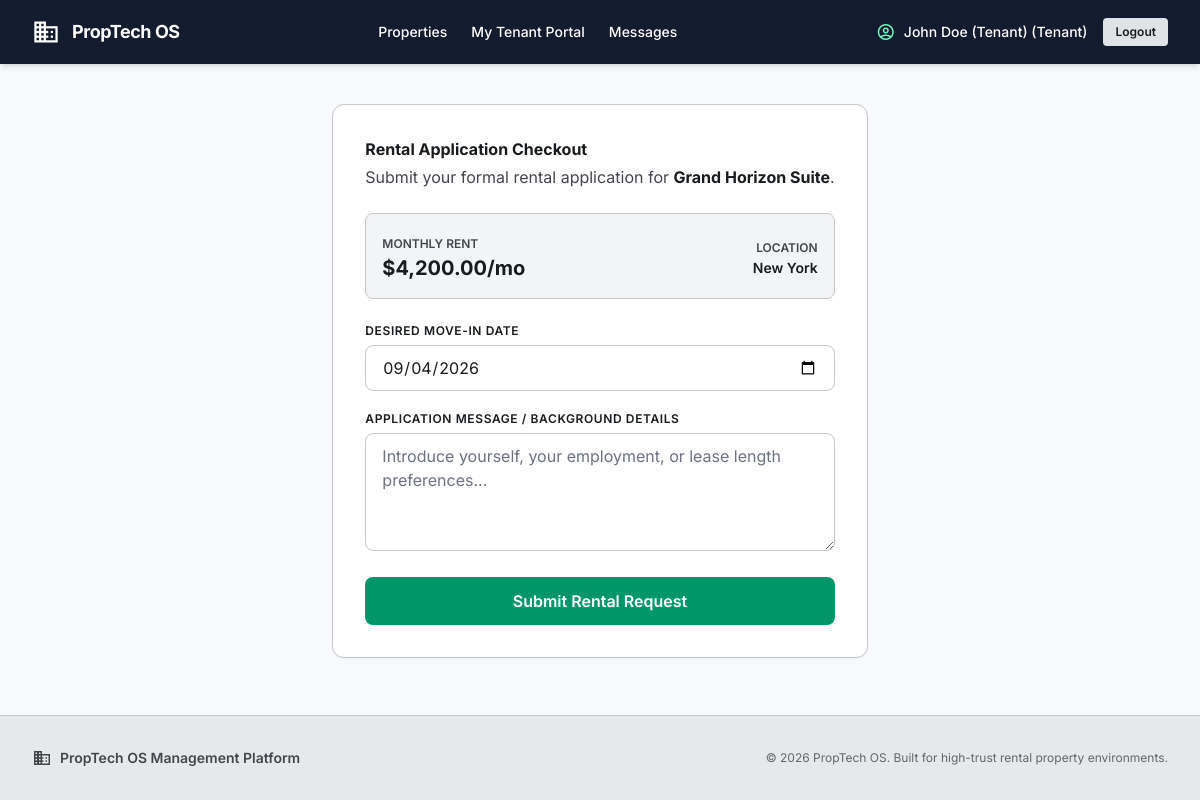
/rentals/apply/2 (signed in), run on the app's committed database.
### tables this page shows
CREATE TABLE properties (
    property_id         BIGINT UNSIGNED AUTO_INCREMENT PRIMARY KEY,
    owner_id            BIGINT UNSIGNED NOT NULL,
    title               VARCHAR(160) NOT NULL,
    description         TEXT,
    address_line        VARCHAR(255) NOT NULL,
    city                VARCHAR(100) NOT NULL,
    price_per_month     DECIMAL(12,2) NOT NULL CHECK (price_per_month >= 0),
    bedrooms            SMALLINT,
    bathrooms           SMALLINT,
    area_sqft           DECIMAL(10,2),
    availability_status ENUM('available','pending','rented') NOT NULL DEFAULT 'available',
    is_approved         BOOLEAN NOT NULL DEFAULT FALSE,
    is_verified         BOOLEAN NOT NULL DEFAULT FALSE,
    created_at          TIMESTAMP NOT NULL DEFAULT CURRENT_TIMESTAMP,
    updated_at          TIMESTAMP NOT NULL DEFAULT CURRENT_TIMESTAMP
                                    ON UPDATE CURRENT_TIMESTAMP,
    CONSTRAINT fk_properties_owner FOREIGN KEY (owner_id) REFERENCES users(user_id) ON DELETE RESTRICT,
    INDEX idx_properties_owner (owner_id),
    INDEX idx_properties_status (availability_status),
    INDEX idx_properties_city (city)
);

### public/index.php (called while the page is built, shortened)
<?php
spl_autoload_register(function ($class) {
    $paths = [
        __DIR__ . '/../core/' . $class . '.php',
        __DIR__ . '/../models/' . $class . '.php',
        __DIR__ . '/../controllers/' . $class . '.php',
    ];
    foreach ($paths as $path) {
        if (file_exists($path)) {
            return;
        }
    }
});
$router = new Router();
$router->add('GET', '/', 'PropertyController@index');
$router->add('GET', '/property/:id', 'PropertyController@detail');
$router->add('GET', '/login', 'AuthController@showLogin');
$router->add('POST', '/login', 'AuthController@processLogin');
$router->add('GET', '/register', 'AuthController@showRegister');
$router->add('POST', '/register', 'AuthController@processRegister');
$router->add('POST', '/logout', 'AuthController@logout');
$router->add('GET', '/forgot-password', 'AuthController@showForgotPassword');
$router->add('POST', '/forgot-password', 'AuthController@processForgotPassword');
$router->add('GET', '/reset-password', 'AuthController@showResetPassword');
$router->add('POST', '/reset-password', 'AuthController@processResetPassword');
$router->add('GET', '/tenant/dashboard', 'RentalController@tenantDashboard');
$router->add('GET', '/rentals/apply/:id', 'RentalController@showApplicationForm');
$router->add('POST', '/rentals/apply', 'RentalController@processRequest');
$router->add('POST', '/reviews/submit', 'ReviewController@processSubmit');
$router->add('GET', '/owner/dashboard', 'RentalController@ownerDashboard');
$router->add('GET', '/properties/create', 'PropertyController@showCreateForm');
$router->add('POST', '/properties/create', 'PropertyController@processCreate');
$router->add('POST', '/properties/toggle-status', 'PropertyController@toggleAvailability');
$router->add('POST', '/rentals/decision', 'RentalController@processDecision');
$router->add('POST', '/reviews/reply', 'ReviewController@processReply');
$router->add('GET', '/broker/dashboard', 'BrokerController@dashboard');
$router->add('POST', '/broker/visits/schedule', 'BrokerController@scheduleVisit');
$router->add('POST', '/broker/visits/status', 'BrokerController@updateVisitStatus');
$router->add('GET', '/admin/users', 'AdminController@users');
$router->add('POST', '/admin/users/status', 'AdminController@toggleUserStatus');
$router->add('POST', '/admin/properties/approve', 'AdminController@approveProperty');
$router->add('POST', '/admin/properties/assign-broker', 'AdminController@assignBroker');
$router->add('POST', '/admin/complaints/resolve', 'AdminController@resolveComplaint');
$router->add('GET', '/messages', 'MessageController@index');
$router->add('POST', '/messages/send', 'MessageController@send');
$router->add('POST', '/notifications/read', 'NotificationController@markAsRead');
$router->dispatch($_SERVER['REQUEST_METHOD'], $_SERVER['REQUEST_URI']);

### config/config.php (called while the page is built)
<?php
$local = __DIR__ . '/config.local.php';
$env   = file_exists($local) ? require $local : [];
return [
    'db' => [
        'host' => $env['DB_HOST'] ?? getenv('DB_HOST') ?: '127.0.0.1',
        'port' => $env['DB_PORT'] ?? getenv('DB_PORT') ?: 3306,
        'name' => $env['DB_NAME'] ?? getenv('DB_NAME') ?: 'defaultdb',
        'user' => $env['DB_USER'] ?? getenv('DB_USER') ?: 'root',
        'pass' => $env['DB_PASS'] ?? getenv('DB_PASS') ?: '',
        'ssl_ca' => $env['DB_SSL_CA'] ?? getenv('DB_SSL_CA') ?: null,
    ],
];

### core/Database.php (called while the page is built, shortened)
<?php
class Database {
    private static ?PDO $instance = null;
    public static function getInstance(): PDO {
        if (self::$instance === null) {
            $config = require __DIR__ . '/../config/config.php';
            $db = $config['db'];
            $options = [
                PDO::ATTR_ERRMODE => PDO::ERRMODE_EXCEPTION,
                PDO::ATTR_DEFAULT_FETCH_MODE => PDO::FETCH_ASSOC,
                PDO::ATTR_EMULATE_PREPARES => false,
            ];
            $dsn = "mysql:host={$db['host']};port={$db['port']};dbname={$db['name']};charset=utf8mb4";
            self::$instance = new PDO($dsn, $db['user'], $db['pass'], $options);
        }
        return self::$instance;
    }
}

### controllers/RentalController.php (called while the page is built, shortened)
<?php
class RentalController extends Controller {
    private Property $propertyModel;
    public function __construct() {
        $this->propertyModel = new Property();
    }
    public function showApplicationForm(string $propertyId): void {
        $id = (int)$propertyId;
        $property = $this->propertyModel->findById($id);
        $this->render('tenant/apply', [
            'property' => $property,
            'csrf_token' => Auth::csrfToken()
        ]);
    }
}

### core/Model.php (called while the page is built, shortened)
<?php
abstract class Model {
    public function __construct() {
        $this->db = Database::getInstance();
    }
}

### models/Property.php (called while the page is built, shortened)
<?php
class Property extends Model {
    public function findById(int $id): ?array {
        $stmt = $this->db->prepare("SELECT p.*, u.name as owner_name, u.email as owner_email, u.phone as owner_phone FROM properties p JOIN users u ON u.user_id = p.owner_id WHERE p.property_id = ?");
        $stmt->execute([$id]);
        return $stmt->fetch() ?: null;
    }
}

### views/tenant/apply.php (the view, shortened to what this page needs)
<?php require __DIR__ . '/../layout/header.php'; ?>
<?php require __DIR__ . '/../layout/nav.php'; ?>
<main class="max-w-2xl mx-auto py-10 px-4 flex-1">
    <div class="bg-surface-container-lowest border border-outline-variant p-8 rounded-xl shadow-sm">
        <h2 class="font-headline-lg text-headline-lg text-on-surface font-bold mb-1">Rental Application Checkout</h2>
        <p class="font-body-sm text-on-surface-variant mb-6">Submit your formal rental application for <strong class="text-on-surface"><?= htmlspecialchars($property['title']) ?></strong>.</p>
        <div class="bg-surface-container-low p-4 rounded-lg mb-6 flex items-center justify-between border border-outline-variant">
            <div>
                <span class="text-xs uppercase text-on-surface-variant font-semibold">Monthly Rent</span>
                <p class="text-xl font-bold text-on-surface">$<?= number_format($property['price_per_month'], 2) ?>/mo</p>
            </div>
            <div class="text-right">
                <span class="text-xs uppercase text-on-surface-variant font-semibold">Location</span>
                <p class="text-sm font-semibold text-on-surface"><?= htmlspecialchars($property['city']) ?></p>
            </div>
        </div>
        <form action="/rentals/apply" method="POST" class="space-y-5">
            <div>
                <label class="font-label-caps text-xs text-on-surface uppercase tracking-wider block mb-1.5 font-semibold">Desired Move-In Date</label>
                <input type="date" name="requested_move_in" required value="<?= date('Y-m-d', strtotime('+7 days')) ?>" class="w-full px-4 py-2.5 border border-outline-variant rounded-lg bg-surface-container-lowest text-on-surface"/>
            </div>
            <div>
                <label class="font-label-caps text-xs text-on-surface uppercase tracking-wider block mb-1.5 font-semibold">Application Message / Background Details</label>
                <textarea name="message" rows="4" placeholder="Introduce yourself, your employment, or lease length preferences..." class="w-full px-4 py-2.5 border border-outline-variant rounded-lg bg-surface-container-lowest text-on-surface"></textarea>
            </div>
            <button type="submit" class="w-full bg-on-tertiary-container text-on-primary py-3 rounded-lg font-semibold hover:bg-tertiary-fixed hover:text-on-tertiary-fixed transition shadow-sm">
                Submit Rental Request
            </button>
        </form>
    </div>
</main>
<?php require __DIR__ . '/../layout/footer.php'; ?>

### core/Router.php (shortened to what this page needs)
<?php
class Router {
    private array $routes = [];
    public function add(string $method, string $path, string $handler): void {
        $pattern = preg_replace('/:[a-zA-Z_]+/', '([^/]+)', $path);
        $this->routes[] = [
            'method' => strtoupper($method),
            'pattern' => '#^' . $pattern . '$#',
            'handler' => $handler
        ];
    }
    public function dispatch(string $method, string $uri): void {
        $path = parse_url($uri, PHP_URL_PATH) ?? '/';
        $method = strtoupper($method);
        foreach ($this->routes as $route) {
            if ($route['method'] === $method && preg_match($route['pattern'], $path, $matches)) {
                array_shift($matches);
                [$controllerName, $action] = explode('@', $route['handler']);
                if (class_exists($controllerName)) {
                    $controller = new $controllerName();
                    if (method_exists($controller, $action)) {
                        call_user_func_array([$controller, $action], $matches);
                        return;
                    }
                }
            }
        }
    }
}

### data on the page
properties: title "Grand Horizon Suite", price_per_month "4,200.00", city "New York"
